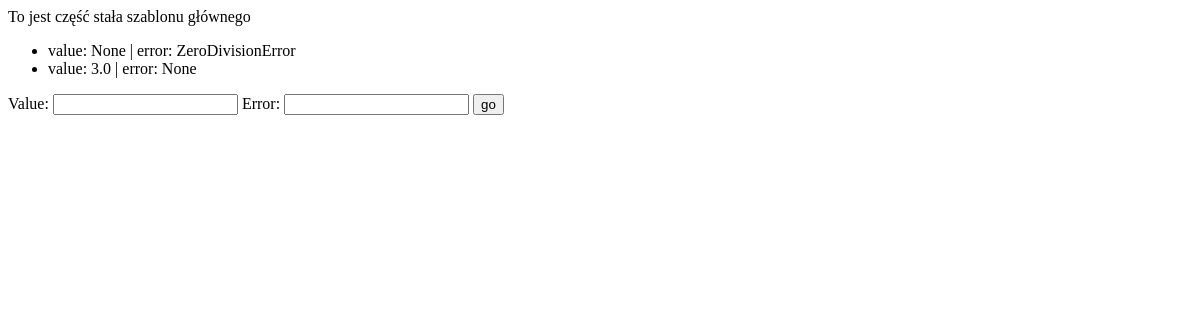
Before: /maths/results/ with the older database file.
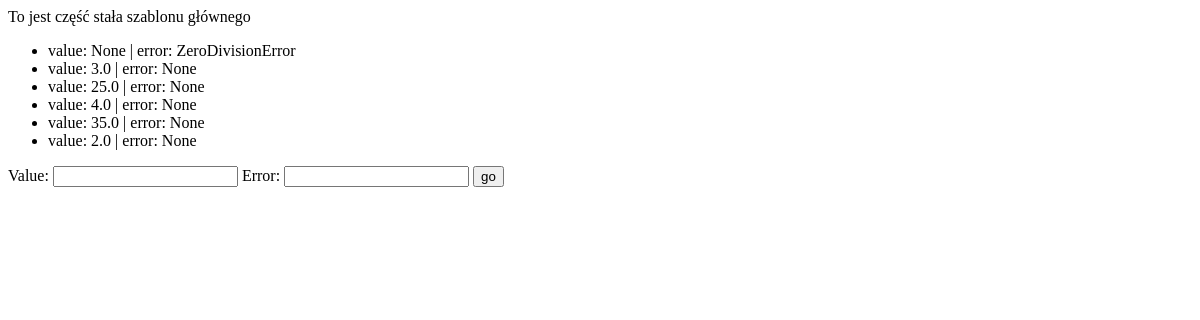
After: the same page with the newer database file.
### maths/models.py (models this page shows)
class Result(models.Model):
    value = models.FloatField(blank=True,null=True, unique=True)
    error = models.CharField(
        max_length=255,
        null=True,
        blank=True,
        unique=True
    )
    def __str__(self):
        return f"value: {self.value} | error: {self.error}"
    class Meta:
        constraints = [
            models.CheckConstraint(
                name="%(app_label)s_%(class)s_value_error_together",
                check=(
                    models.Q(
                        value__isnull=False,
                        error__isnull=True,
                    )
                    | models.Q(
                        value__isnull=True,
                        error__isnull=False
                    )
                )
            )
        ]

### maths/views.py (the view, shortened to what this page needs)
# urls.py: path('results/', results_list, name='results'),
def results_list(request):
    form = ResultForm()
    results = Result.objects.all()
    return render(
        request=request,
        template_name='maths/results.html',
        context={
            'results': results,
            'form': form
                 }
    )

### maths/forms.py (shortened to what this page needs)
class ResultForm(forms.Form):
    value = forms.FloatField(required=False)
    error = forms.CharField(required=False)

### maths/templates/maths/results.html (shortened to what this page needs)
{% extends "maths/main.html" %}
{% block content %}
    <ul>
        {% for r in results %}
            <li>{{ r }}</li>
        {% endfor %}
    </ul>
    <form method="post">
        {{ form.as_table }}
        <input type="submit" value="go">
    </form>
{% endblock %}

Changed rows visible on the page:
added Result: value+error "value: 25.0 | error: None"
added Result: value+error "value: 4.0 | error: None"
added Result: value+error "value: 35.0 | error: None"
added Result: value+error "value: 2.0 | error: None"
